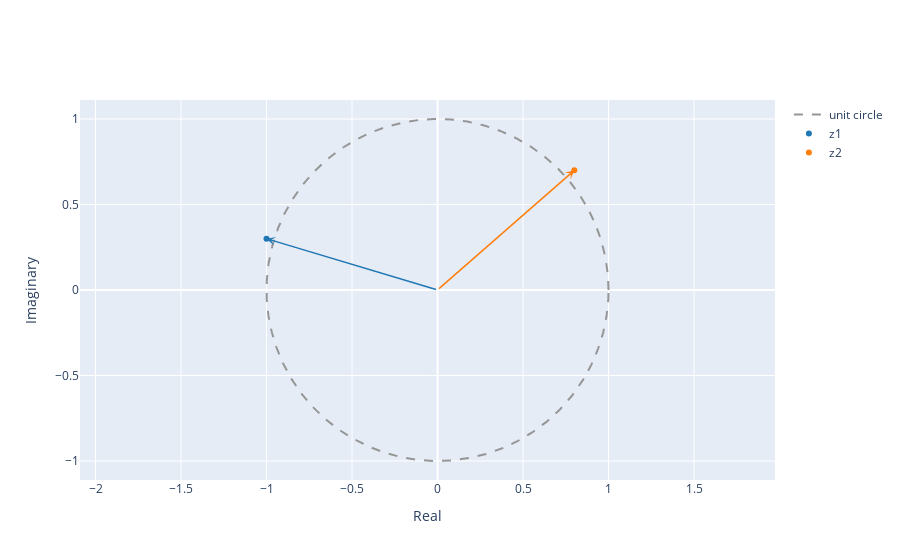

Write notebook code for a chart like this one.
### Markdown cell above
# **Exercises**

**1. Complex Numbers**

To exercise your understanding of complex numbers, do the following:

1.1. Define $z_1 = -1+j0.3$ and $z_2 = 0.8+j0.7$. Enter these in Python and plot them as points and vectors in the complex plane.

### Code cell
z1 = -1 + 0.3j
z2 = 0.8 + 0.7j

plot_complex([z1, z2], name=['z1', 'z2'])

### Figure 1 — Plotly figure (JSON) as saved in the notebook; plotly's stock layout.template omitted (floating-point values rounded to 4 significant figures; data arrays with more than 128 entries replaced by an {"elided": "..."} marker saying what was removed)
{"data": [{"line": {"color": "rgb(150,150,150)", "dash": "dash", "shape": "linear"}, "mode": "lines", "name": "unit circle", "type": "scatter", "x": {"elided": "1000 float values"}, "y": {"elided": "1000 float values"}}, {"marker": {"color": "#1f77b4"}, "mode": "markers", "name": "z1", "type": "scatter", "x": [-1], "y": [0.3]}, {"marker": {"color": "#ff7f0e"}, "mode": "markers", "name": "z2", "type": "scatter", "x": [0.8], "y": [0.7]}], "layout": {"annotations": [{"arrowcolor": "#1f77b4", "arrowhead": 3, "arrowwidth": 1.5, "ax": 0, "axref": "x", "ay": 0, "ayref": "y", "showarrow": true, "text": "", "x": -1, "y": 0.3}, {"arrowcolor": "#ff7f0e", "arrowhead": 3, "arrowwidth": 1.5, "ax": 0, "axref": "x", "ay": 0, "ayref": "y", "showarrow": true, "text": "", "x": 0.8, "y": 0.7}], "xaxis": {"title": {"text": "Real"}}, "yaxis": {"scaleanchor": "x", "scaleratio": 1, "title": {"text": "Imaginary"}}}}
